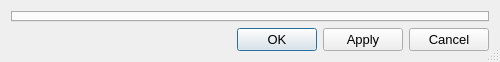
<?xml version="1.0" encoding="UTF-8"?>
<ui version="4.0">
 <class>Dialog</class>
 <widget class="QDialog" name="Dialog">
  <property name="geometry">
   <rect>
    <x>0</x>
    <y>0</y>
    <width>500</width>
    <height>62</height>
   </rect>
  </property>
  <property name="sizePolicy">
   <sizepolicy hsizetype="Preferred" vsizetype="Preferred">
    <horstretch>0</horstretch>
    <verstretch>0</verstretch>
   </sizepolicy>
  </property>
  <property name="minimumSize">
   <size>
    <width>500</width>
    <height>0</height>
   </size>
  </property>
  <property name="font">
   <font>
    <pointsize>10</pointsize>
   </font>
  </property>
  <property name="windowTitle">
   <string>Request Settings</string>
  </property>
  <property name="sizeGripEnabled">
   <bool>true</bool>
  </property>
  <layout class="QGridLayout" name="gridLayout">
   <property name="sizeConstraint">
    <enum>QLayout::SetDefaultConstraint</enum>
   </property>
   <item row="0" column="1">
    <widget class="QTabWidget" name="tabs">
     <property name="sizePolicy">
      <sizepolicy hsizetype="Preferred" vsizetype="Preferred">
       <horstretch>0</horstretch>
       <verstretch>0</verstretch>
      </sizepolicy>
     </property>
     <property name="currentIndex">
      <number>-1</number>
     </property>
    </widget>
   </item>
   <item row="1" column="1">
    <layout class="QHBoxLayout" name="horizontalLayout_3">
     <item>
      <spacer name="horizontalSpacer">
       <property name="orientation">
        <enum>Qt::Horizontal</enum>
       </property>
       <property name="sizeHint" stdset="0">
        <size>
         <width>40</width>
         <height>20</height>
        </size>
       </property>
      </spacer>
     </item>
     <item>
      <widget class="QPushButton" name="OKButton">
       <property name="sizePolicy">
        <sizepolicy hsizetype="Preferred" vsizetype="Fixed">
         <horstretch>0</horstretch>
         <verstretch>0</verstretch>
        </sizepolicy>
       </property>
       <property name="text">
        <string>OK</string>
       </property>
      </widget>
     </item>
     <item>
      <widget class="QPushButton" name="applyButton">
       <property name="sizePolicy">
        <sizepolicy hsizetype="Preferred" vsizetype="Fixed">
         <horstretch>0</horstretch>
         <verstretch>0</verstretch>
        </sizepolicy>
       </property>
       <property name="text">
        <string>Apply</string>
       </property>
      </widget>
     </item>
     <item>
      <widget class="QPushButton" name="cancelButton">
       <property name="sizePolicy">
        <sizepolicy hsizetype="Preferred" vsizetype="Fixed">
         <horstretch>0</horstretch>
         <verstretch>0</verstretch>
        </sizepolicy>
       </property>
       <property name="text">
        <string>Cancel</string>
       </property>
      </widget>
     </item>
    </layout>
   </item>
  </layout>
 </widget>
 <tabstops>
  <tabstop>OKButton</tabstop>
  <tabstop>applyButton</tabstop>
  <tabstop>cancelButton</tabstop>
 </tabstops>
 <resources/>
 <connections/>
</ui>
